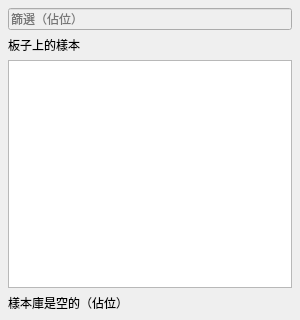
<?xml version="1.0" encoding="UTF-8"?>
<ui version="4.0">
 <class>aoi::ui::SamplePanel</class>
 <widget class="QWidget" name="SamplePanel">
  <property name="geometry">
   <rect>
    <x>0</x>
    <y>0</y>
    <width>300</width>
    <height>320</height>
   </rect>
  </property>
  <layout class="QVBoxLayout" name="column" stretch="0,0,1,0">
   <property name="spacing">
    <number>6</number>
   </property>
   <property name="leftMargin">
    <number>8</number>
   </property>
   <property name="topMargin">
    <number>8</number>
   </property>
   <property name="rightMargin">
    <number>8</number>
   </property>
   <property name="bottomMargin">
    <number>8</number>
   </property>
   <item>
    <widget class="QLineEdit" name="libraryFilter">
     <property name="enabled">
      <bool>false</bool>
     </property>
     <property name="placeholderText">
      <string notr="true">篩選（佔位）</string>
     </property>
     <property name="clearButtonEnabled">
      <bool>true</bool>
     </property>
    </widget>
   </item>
   <item>
    <widget class="QLabel" name="header">
     <property name="text">
      <string notr="true">板子上的樣本</string>
     </property>
    </widget>
   </item>
   <item>
    <widget class="QListWidget" name="list">
     <property name="editTriggers">
      <set>QAbstractItemView::EditTrigger::NoEditTriggers</set>
     </property>
     <property name="selectionMode">
      <enum>QAbstractItemView::SelectionMode::SingleSelection</enum>
     </property>
     <property name="wordWrap">
      <bool>true</bool>
     </property>
    </widget>
   </item>
   <item>
    <widget class="QLabel" name="libraryEmpty">
     <property name="text">
      <string notr="true">樣本庫是空的（佔位）</string>
     </property>
     <property name="alignment">
      <set>Qt::AlignmentFlag::AlignLeading|Qt::AlignmentFlag::AlignLeft|Qt::AlignmentFlag::AlignTop</set>
     </property>
     <property name="wordWrap">
      <bool>true</bool>
     </property>
     <property name="margin">
      <number>12</number>
     </property>
    </widget>
   </item>
  </layout>
 </widget>
 <resources/>
 <connections/>
</ui>
